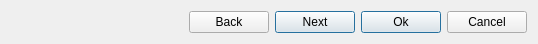
<?xml version="1.0" encoding="UTF-8"?>
<ui version="4.0">
 <class>InsertDialogButtons</class>
 <widget class="QWidget" name="InsertDialogButtons">
  <property name="geometry">
   <rect>
    <x>0</x>
    <y>0</y>
    <width>538</width>
    <height>42</height>
   </rect>
  </property>
  <property name="windowTitle">
   <string>Form</string>
  </property>
  <layout class="QHBoxLayout" name="horizontalLayout">
   <item>
    <spacer name="horizontalSpacer">
     <property name="orientation">
      <enum>Qt::Horizontal</enum>
     </property>
     <property name="sizeHint" stdset="0">
      <size>
       <width>40</width>
       <height>20</height>
      </size>
     </property>
    </spacer>
   </item>
   <item>
    <widget class="QPushButton" name="btnBack">
     <property name="text">
      <string>Back</string>
     </property>
    </widget>
   </item>
   <item>
    <widget class="QPushButton" name="btnNext">
     <property name="text">
      <string>Next</string>
     </property>
     <property name="shortcut">
      <string>Return</string>
     </property>
     <property name="default">
      <bool>true</bool>
     </property>
    </widget>
   </item>
   <item>
    <widget class="QPushButton" name="btnOk">
     <property name="text">
      <string>Ok</string>
     </property>
     <property name="shortcut">
      <string>Return</string>
     </property>
     <property name="autoDefault">
      <bool>true</bool>
     </property>
     <property name="default">
      <bool>true</bool>
     </property>
    </widget>
   </item>
   <item>
    <widget class="QPushButton" name="btnCancel">
     <property name="text">
      <string>Cancel</string>
     </property>
    </widget>
   </item>
  </layout>
 </widget>
 <resources/>
 <connections/>
</ui>
